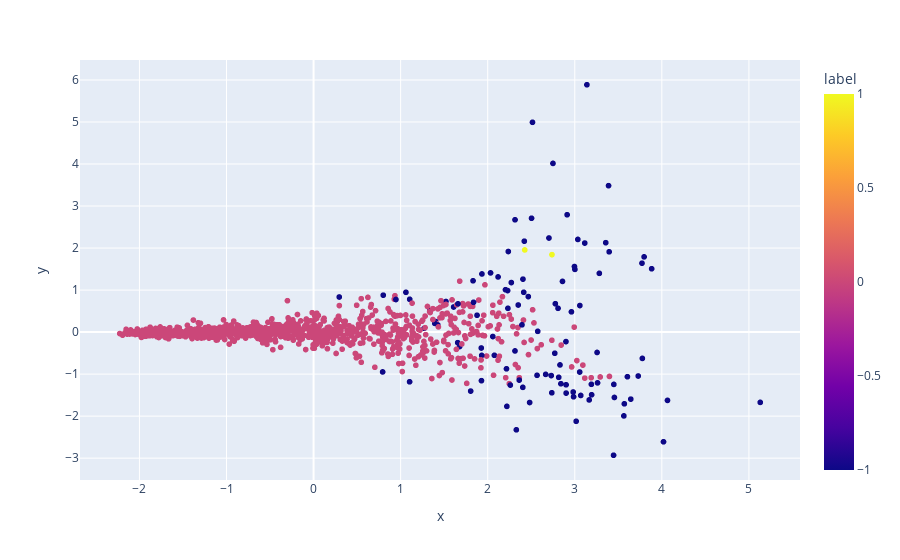

Notebook cell for this chart:
### Markdown cell above
#### DBSCAN

### Code cell
d_pca_df = pd.DataFrame()
d_pca_df['x'] = test_pca_list[:, 0]
d_pca_df['y'] = test_pca_list[:, 1]
d_pca_df['label'] = d_pred

fig = px.scatter(d_pca_df, x='x', y='y', color='label')
fig.show()

### Figure 1 — Plotly figure (JSON) as saved in the notebook; plotly's stock layout.template omitted (floating-point values rounded to 4 significant figures; data arrays with more than 128 entries replaced by an {"elided": "..."} marker saying what was removed)
{"data": [{"hovertemplate": "x=%{x}<br>y=%{y}<br>label=%{marker.color}<extra></extra>", "legendgroup": "", "marker": {"color": {"elided": "1115 int values"}, "coloraxis": "coloraxis", "symbol": "circle"}, "mode": "markers", "name": "", "showlegend": false, "type": "scattergl", "x": {"elided": "1115 float values"}, "xaxis": "x", "y": {"elided": "1115 float values"}, "yaxis": "y"}], "layout": {"coloraxis": {"colorbar": {"title": {"text": "label"}}, "colorscale": [[0, "#0d0887"], [0.1111, "#46039f"], [0.2222, "#7201a8"], [0.3333, "#9c179e"], [0.4444, "#bd3786"], [0.5556, "#d8576b"], [0.6667, "#ed7953"], [0.7778, "#fb9f3a"], [0.8889, "#fdca26"], [1, "#f0f921"]]}, "legend": {"tracegroupgap": 0}, "margin": {"t": 60}, "xaxis": {"anchor": "y", "domain": [0, 1], "title": {"text": "x"}}, "yaxis": {"anchor": "x", "domain": [0, 1], "title": {"text": "y"}}}}
